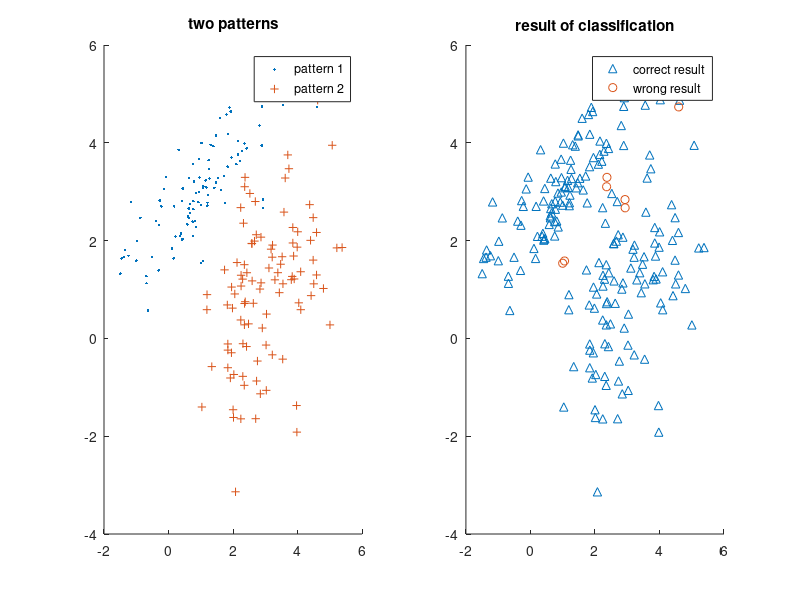

Here is the MATLAB script that generated this plot:
clear,close all,clc
%pattern 1
m1=[1,3];%mean value
% S1=[1.5,0;0,1];%covariance
S1=[1.5,1;1,1];
% Pw1=0.5;%prior probability
Pw1=0.4;

%pattern 2
m2=[3,1];
% m2=[2,2];
%  m2=[4,0];
S2=[1,0.5;0.5,2];
% Pw2=0.5;
Pw2=0.6;

%data generation
n=100;%numbers
d1=mvnrnd(m1,S1,n);
d2=mvnrnd(m2,S2,n);
samples=[d1;d2];

%data visulation
figure;subplot(1,2,1)
c1=scatter(d1(:,1),d1(:,2),'.');
hold on;
c2=scatter(d2(:,1),d2(:,2),'+');
title('two patterns');
legend([c1 c2],'pattern 1','pattern 2');

%Bayes classification
likelihood1=mvnpdf(samples,m1,S1);
likelihood2=mvnpdf(samples,m2,S2);
g1=likelihood1.*Pw1;
g2=likelihood2.*Pw2;

%classification
result=zeros(size(samples,1),1);
result(find(g1-g2>0))=1;%classify samples as pattern 1
result(find(g1-g2<0))=2;%classify samples as pattern 2
result(find(g1-g2==0))=inf;%classify samples as unsure pattern

%accuracy
theoretical_result=[ones(size(d1,1),1);2*ones(size(d2,1),1)];
correct_ind=find(result-theoretical_result==0);
wrong_ind=find(abs(result-theoretical_result)==1);
unsure_ind=find(result-theoretical_result==inf);

accuracy=size(correct_ind,1)/size(samples,1);
fprintf('accuracy is %f\n',accuracy);

%classification visulation
correct=samples(correct_ind,:);
wrong=samples(wrong_ind,:);
unsure=samples(unsure_ind,:);

subplot(1,2,2)
c=scatter(correct(:,1),correct(:,2),'^');
hold on
w=scatter(wrong(:,1),wrong(:,2));
title('result of classification');
legend([c w],'correct result','wrong result');
if ~isempty(unsure_ind)
    u=scatter(unsure(:,1),unsure(:,2),'*');
    legend([c w u],'correct result','wrong result','unsure result');
end
set(gcf, 'position', [0 0 1000 400]);